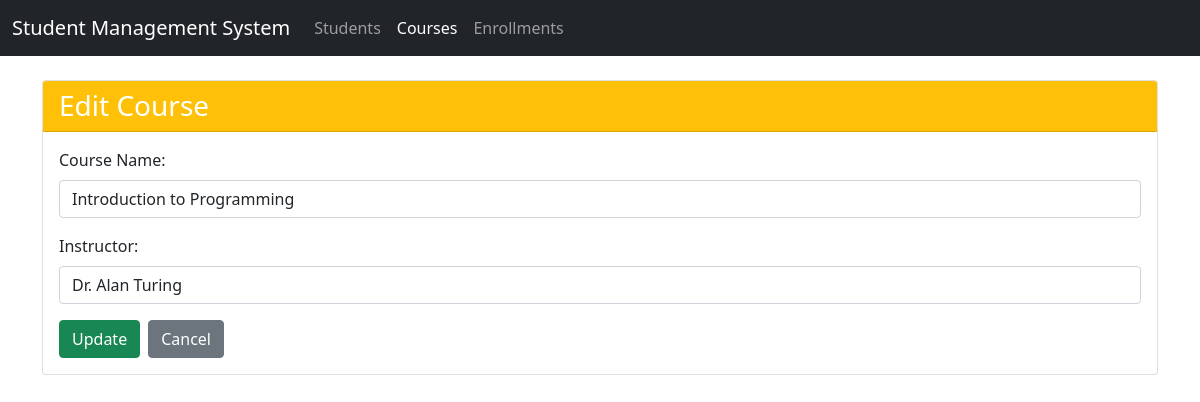
Screenshot of /tp-mvc/index.php?action=courses&method=edit&id=1 with the database file from the repository.
### tables this page shows
CREATE TABLE IF NOT EXISTS courses (
    course_id INT AUTO_INCREMENT PRIMARY KEY,
    course_name VARCHAR(100) NOT NULL,
    instructor VARCHAR(100) NOT NULL
);

### tp-mvc/controllers/CourseController.php (called while the page is built, shortened)
<?php
require_once 'models/Course.php';
class CourseController {
    private $course;
    public function __construct($db) {
        $this->course = new Course($db);
    }
    public function edit() {
        $this->course->course_id = $_GET['id'];
        $this->course->readOne();
        include 'views/courses/edit.php';
    }
}
?>

### tp-mvc/models/Course.php (called while the page is built, shortened)
<?php
class Course {
    private $conn;
    private $table_name = "courses";
    public $course_id;
    public function __construct($db) {
        $this->conn = $db;
    }
    public function readOne() {
        $query = "SELECT * FROM " . $this->table_name . " WHERE course_id = ?";
        $stmt = $this->conn->prepare($query);
        $stmt->bind_param("i", $this->course_id);
        $stmt->execute();
        $result = $stmt->get_result();
        if($result->num_rows == 1) {
            $row = $result->fetch_assoc();
            $this->course_name = $row['course_name'];
            $this->instructor = $row['instructor'];
            return true;
        }
        return false;
    }
}
?>

### tp-mvc/views/courses/edit.php (the view, shortened to what this page needs)
<?php include 'views/layout/header.php'; ?>
<div class="card">
    <div class="card-header bg-warning text-white">
        <h1 class="h3 mb-0">Edit Course</h1>
    </div>
    <div class="card-body">
        <form method="post">
            <div class="mb-3">
                <label for="course_name" class="form-label">Course Name:</label>
                <input type="text" name="course_name" id="course_name" class="form-control" value="<?php echo $this->course->course_name; ?>" required>
            </div>
            <div class="mb-3">
                <label for="instructor" class="form-label">Instructor:</label>
                <input type="text" name="instructor" id="instructor" class="form-control" value="<?php echo $this->course->instructor; ?>" required>
            </div>
            <div class="d-flex gap-2">
                <button type="submit" class="btn btn-success">Update</button>
                <a href="index.php?action=courses" class="btn btn-secondary">Cancel</a>
            </div>
        </form>
    </div>
</div>
<?php include 'views/layout/footer.php'; ?>

### rows the page displays
courses: course_name "Introduction to Programming", instructor "Dr. Alan Turing"
